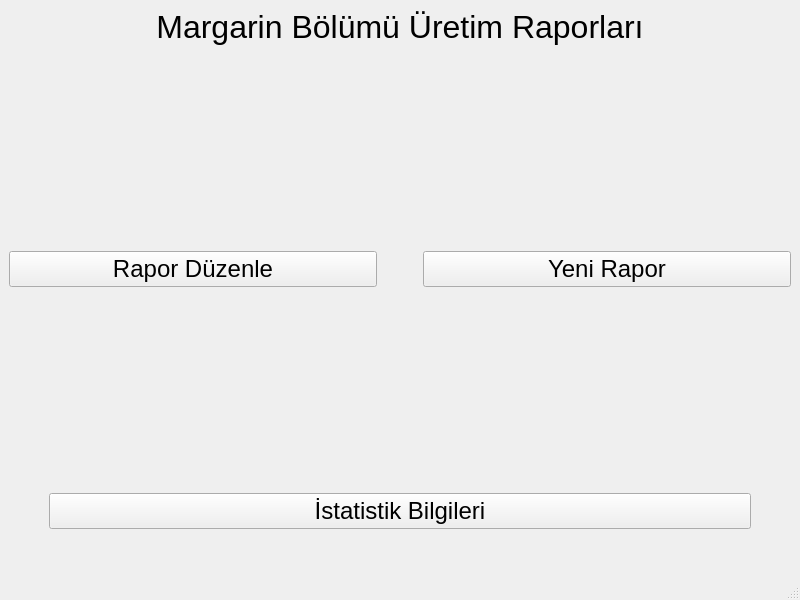
<?xml version="1.0" encoding="UTF-8"?>
<ui version="4.0">
 <class>MainWindow</class>
 <widget class="QMainWindow" name="MainWindow">
  <property name="geometry">
   <rect>
    <x>0</x>
    <y>0</y>
    <width>800</width>
    <height>600</height>
   </rect>
  </property>
  <property name="windowTitle">
   <string>MainWindow</string>
  </property>
  <property name="styleSheet">
   <string notr="true"/>
  </property>
  <widget class="QWidget" name="centralwidget">
   <layout class="QVBoxLayout" name="verticalLayout">
    <item>
     <widget class="QLabel" name="label">
      <property name="font">
       <font>
        <pointsize>24</pointsize>
       </font>
      </property>
      <property name="text">
       <string>Margarin Bölümü Üretim Raporları</string>
      </property>
      <property name="alignment">
       <set>Qt::AlignCenter</set>
      </property>
     </widget>
    </item>
    <item>
     <spacer name="verticalSpacer_3">
      <property name="orientation">
       <enum>Qt::Vertical</enum>
      </property>
      <property name="sizeHint" stdset="0">
       <size>
        <width>20</width>
        <height>40</height>
       </size>
      </property>
     </spacer>
    </item>
    <item>
     <layout class="QHBoxLayout" name="horizontalLayout">
      <item>
       <widget class="QPushButton" name="pushButton">
        <property name="font">
         <font>
          <pointsize>18</pointsize>
         </font>
        </property>
        <property name="text">
         <string>Rapor Düzenle</string>
        </property>
       </widget>
      </item>
      <item>
       <spacer name="horizontalSpacer">
        <property name="orientation">
         <enum>Qt::Horizontal</enum>
        </property>
        <property name="sizeType">
         <enum>QSizePolicy::Preferred</enum>
        </property>
        <property name="sizeHint" stdset="0">
         <size>
          <width>40</width>
          <height>20</height>
         </size>
        </property>
       </spacer>
      </item>
      <item>
       <widget class="QPushButton" name="pushButton_2">
        <property name="font">
         <font>
          <pointsize>18</pointsize>
         </font>
        </property>
        <property name="text">
         <string>Yeni Rapor</string>
        </property>
       </widget>
      </item>
     </layout>
    </item>
    <item>
     <spacer name="verticalSpacer_2">
      <property name="orientation">
       <enum>Qt::Vertical</enum>
      </property>
      <property name="sizeHint" stdset="0">
       <size>
        <width>20</width>
        <height>40</height>
       </size>
      </property>
     </spacer>
    </item>
    <item>
     <layout class="QHBoxLayout" name="horizontalLayout_2">
      <item>
       <spacer name="horizontalSpacer_2">
        <property name="orientation">
         <enum>Qt::Horizontal</enum>
        </property>
        <property name="sizeType">
         <enum>QSizePolicy::Preferred</enum>
        </property>
        <property name="sizeHint" stdset="0">
         <size>
          <width>40</width>
          <height>20</height>
         </size>
        </property>
       </spacer>
      </item>
      <item>
       <widget class="QPushButton" name="pushButton_3">
        <property name="font">
         <font>
          <pointsize>18</pointsize>
         </font>
        </property>
        <property name="styleSheet">
         <string notr="true"/>
        </property>
        <property name="text">
         <string>İstatistik Bilgileri</string>
        </property>
       </widget>
      </item>
      <item>
       <spacer name="horizontalSpacer_3">
        <property name="orientation">
         <enum>Qt::Horizontal</enum>
        </property>
        <property name="sizeType">
         <enum>QSizePolicy::Preferred</enum>
        </property>
        <property name="sizeHint" stdset="0">
         <size>
          <width>40</width>
          <height>20</height>
         </size>
        </property>
       </spacer>
      </item>
     </layout>
    </item>
    <item>
     <spacer name="verticalSpacer">
      <property name="orientation">
       <enum>Qt::Vertical</enum>
      </property>
      <property name="sizeType">
       <enum>QSizePolicy::Preferred</enum>
      </property>
      <property name="sizeHint" stdset="0">
       <size>
        <width>20</width>
        <height>40</height>
       </size>
      </property>
     </spacer>
    </item>
   </layout>
  </widget>
  <widget class="QMenuBar" name="menubar">
   <property name="geometry">
    <rect>
     <x>0</x>
     <y>0</y>
     <width>800</width>
     <height>21</height>
    </rect>
   </property>
  </widget>
  <widget class="QStatusBar" name="statusbar"/>
 </widget>
 <resources>
  <include location="resources/resource.qrc"/>
 </resources>
 <connections/>
</ui>
